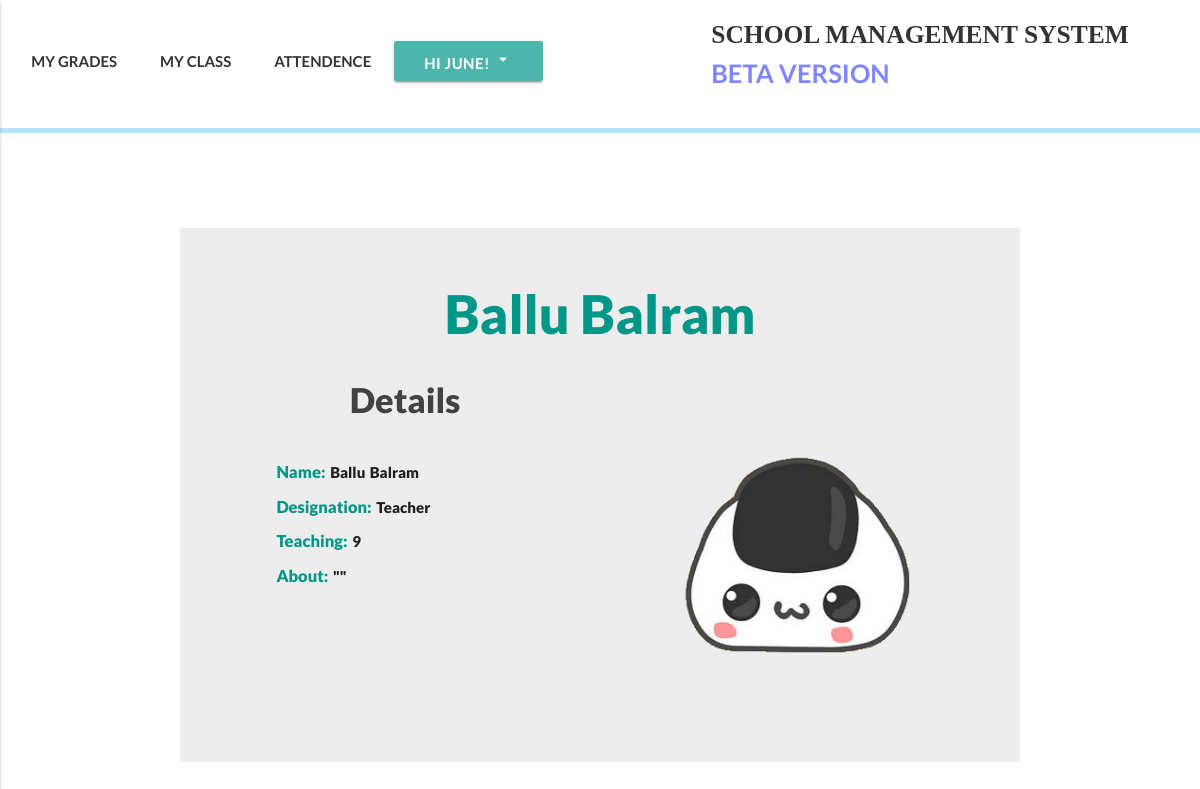
/accounts/8/detail (signed in), run on the app's committed database.
### accounts/models.py (models this page shows, shortened)
class User(AbstractBaseUser):
    email = models.EmailField(
        verbose_name='email address',
        max_length=255,
        unique=True,
    )
    date_of_birth = models.DateField(null=True)
    is_active = models.BooleanField(default=True)
    is_admin = models.BooleanField(default=False)
    is_teacher = models.BooleanField(default=False)
    is_student = models.BooleanField(default=False)
    bio = models.TextField(blank=True, help_text='write something about yourself...')
    phone_regex = RegexValidator(regex=r'^\+?1?\d{9,15}$', message="Phone number must be entered in the format: '+999999999'. Up to 15 digits allowed.")
    phone_number = models.CharField(validators=[phone_regex], max_length=17, blank=True, help_text="Phone number must be entered in the format: '+999999999'. Up to 15 digits allowed.") # validators should be a list
    first_name = models.CharField(max_length=225)
    last_name = models.CharField(max_length=225)
    address = models.CharField(max_length=225, blank=True)
    part_of = models.ForeignKey(Klasses, null=True, blank=True, related_name="partof", on_delete=models.SET_NULL)
    image = models.ImageField(upload_to="profile_pictures", blank=True)
    objects = MyUserManager()
    USERNAME_FIELD = 'email'
    REQUIRED_FIELDS = ['first_name', 'last_name', 'phone_number']
    def get_absolute_url(self):
        return reverse('user_detail', kwargs={'id':self.id})

### klass/models.py (models this page shows, shortened)
class Klasses(models.Model):
    id = models.AutoField(primary_key=True)
    name = models.CharField(max_length=50)
    def __str__(self):
        return self.name
    def get_absolute_url(self):
        return reverse('klasses_detail_view', kwargs={'id':self.id})

### accounts/views.py (the view)
# urls.py: url(r'^(?P<id>[\w-]+)/detail$', user_detail, name='user_detail'),
def user_detail(request, id):
    if request.user.is_authenticated:
        user = get_object_or_404(User, id=id)
        template_name = 'accounts/user-detail.html'
        context = {
            "user": user
        }
        return render(request, template_name, context)
    else:
        raise Http404

### templates/accounts/user-detail.html (shortened to what this page needs)
{% extends 'index.html' %}
{% block customcss %}
{% load static %}
<link rel="stylesheet" href="{% static 'css/detail-user.css' %}">
{% endblock customcss %}
{% block headercss %}
  <link rel="stylesheet" href="{% static 'css/header.css'%}">
{% endblock headercss %}
{% block content %}
<div class="register-bg">
  <div class='my_container hoverable'>
  <div class="row">
    {% if request.user == user %}
    <div class="col s12">
      <h2 class="headed">Hello {{user.first_name}}</h2>
    </div>
    {% else %}
    <div class="col s12">
      <h2 class="headed">{{user.first_name}}  {{user.last_name}}</h2>
    </div>
    {% endif %}
    <div class="col xl6 l6 m6 s12">
      <h4 class="heda grey-text text-darken-3">Details</h4>
      <br>
      <p><span class="desig teal-text">Name: </span> {{user.first_name}} {{user.last_name}}</p>
      {% if user.is_admin %}
      <p><span class="desig teal-text">Designation: </span>Admin</p>
      {% elif user.is_teacher %}
      <p><span class="desig teal-text">Designation: </span>Teacher</p>
      {% if user.part_of %}
      <p><span class="desig teal-text">Teaching: </span> {{user.part_of}}</p>
      {% else %}
      <p><span class="desig teal-text">Teaching: </span>No class at the moment. Add them to a class.</p>
      {% endif %}
      {% elif user.is_student %}
      <p><span class="desig teal-text">Designation: </span>Student</p>
      {% else %}
      <p><span class="desig teal-text">Designation: </span>Not yet decided...</p>
      {% endif %}
      <p><span class="desig teal-text">About: </span>"{{user.bio}}"</p>
    </div>
    {% if user.image %}
    <div class="col xl6 l6 m6 s12"> <img src="{{user.image.url}}" alt="" class="responsive-img circle imaga" width="300" height="300"></div>
    {% else %}
    <div class="col xl6 l6 m6 s6 offset-s3"> <img src="{% static 'img/rice.png' %}" alt="" class="responsive-img circle imaga" width="300" height="300"></div>
    {% endif %}
  </div>
  </div>
</div>
{% endblock content %}

### templates/index.html (shortened to what this page needs)
<!DOCTYPE html>
<html lang="en">
<head>
  {% load static %}
  <link rel="stylesheet" href="https://cdnjs.cloudflare.com/ajax/libs/animate.css/3.5.2/animate.min.css">
  <link rel="stylesheet" href="{% static 'materialize/css/materialize.min.css' %}">
  {% block headercss %} <link rel="stylesheet" href="{% static 'css/header.css' %}"> {% endblock headercss %}
  {% block customcss %} <link rel="stylesheet" href="{% static 'css/home.css' %}"> {% endblock customcss %}
</head>
<body>
  {% block new_page %}
  <header>
    <div class="my-nav">
      <div class="row">
        <div class="col xl7 l7 m7 s12 ma-nav">
          <ul class="nav-ul" >
            {% block headernavs %}
            {% if request.user.is_authenticated %}
              {% if request.user.is_student %}
              <li><a href="{% url 'semester-view' %}" class="waves-effect waves-teal">MY GRADES</a></li>
              <li><a href="{{request.user.part_of.get_absolute_url}}" class="waves-effect waves-teal">MY CLASS</a></li>
              <li><a href="/academics/attendence/{{request.user.id}}" class="waves-effect waves-teal">ATTENDENCE</a></li>
              <a class='dropdown-button btn my-dropdown teal lighten-2' data-beloworigin="true" href='#' data-activates='dropdown1'>Hi {{request.user.first_name}}! <i class="medium material-icons">arrow_drop_down</i></a>
              {% endif %}
            {% else %}
            <li><a href="{% url 'login_view' %}" class="waves-effect waves-teal"><span>LOGIN</span></a></li>
            {% endif %}
            {% endblock headernavs %}
          </ul>
        </div>
        <div class="col s2">
        </div>
        <div class="col xl5 l5 m5 offset-10">
          <a href="{% url 'home' %}" class='my-logo'>SCHOOL MANAGEMENT SYSTEM<br><span class="qaka"> BETA VERSION</span></a>
        </div>
    </div>
    </div>
    <div class='little-bar'></div>
  </header>
  {% block content %}{% endblock content %}
{% endblock new_page %}
</body>
</html>

### static/css/header.css (style rules this page uses)
.my-nav { font-family: lato; font-weight:bold; background-color: #fff; height:100%; padding-top:15px; padding-bottom: 0; margin-bottom:0; }
.my-dropdown { padding-bottom:40px; }
.little-bar { height:5px; background-color: #b3e5fc; }
.my-nav ul li { display: inline; }
.my-nav ul li a, .disable { padding: 20px 20px 20px 20px; color: #333; transition: 0.4s; }
.my-logo { font-family:kelson sans; color:#333; text-align:right; font-size:1.7em; transition: 0.4s; }
.qaka { color: #8086ff; font-family:lato; }

### static/css/detail-user.css (style rules this page uses)
.register-bg { padding: 3em 0em; margin-top: 50px; }
.my_container { width:70%; margin: auto; background-color: rgba(237, 237, 237, 1); padding:2em; }
.imaga { margin-top:5vh; }
.headed { font-family:lato; font-weight: 1000; text-align: center; color:#009688; }
.my_container { font-family:lato; font-weight: 1000; text-align: center; }
.my_container p { line-height: 2.1; word-spacing: 1.5px; text-align: left; width:70%; margin:auto; }
.desig { font-size:110%; }
.heda { font-family:lato; font-weight: 1000; }

### data on the page
User: user.first_name "JUNE"
User: first_name "Ballu", last_name "Balram", part_of "9"
